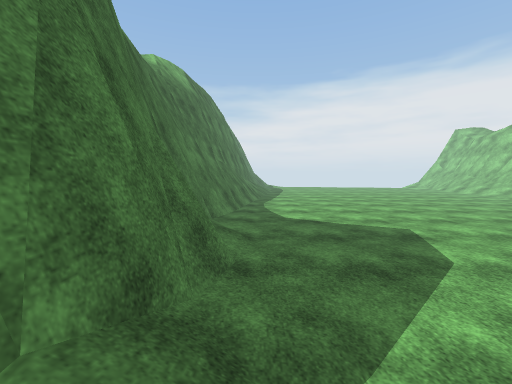
view 1 (above)

24 first-person views from a walk through a Unity game level. The camera is 1.5 m above the floor, tilts 4° down and sees 90° across. The floor is counted in squares, 1 m on a side. Each view is taken from the middle of a square. On the plan, view 1 faces up. The plan holds only what a view shows up to about 13 squares ahead; the rest is blank. The place goes on beyond the plan. The player is left out. Surface patterns are stand-ins for the level's own textures.

view 2
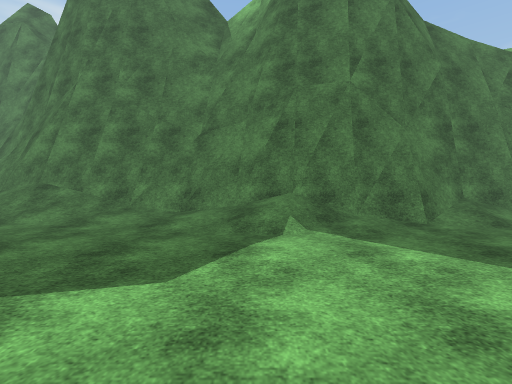

view 3
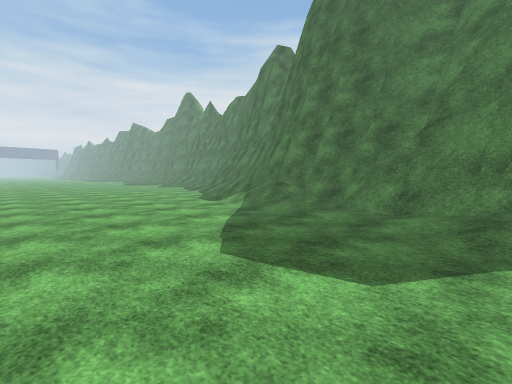

view 4
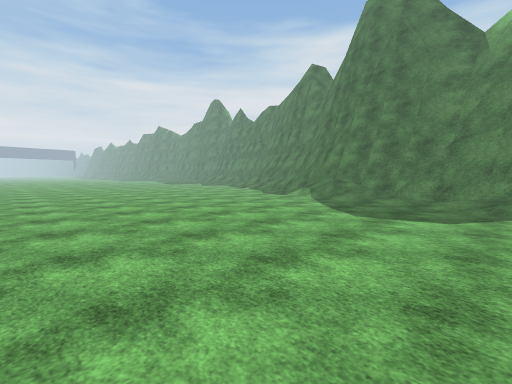

view 5
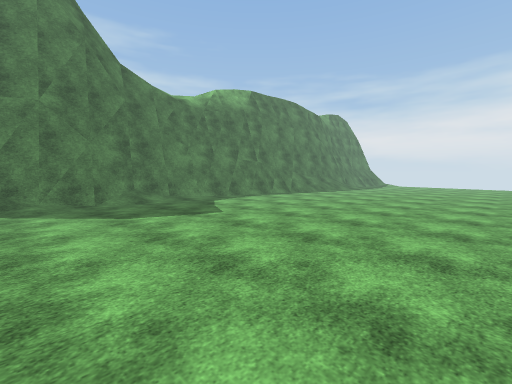

view 6
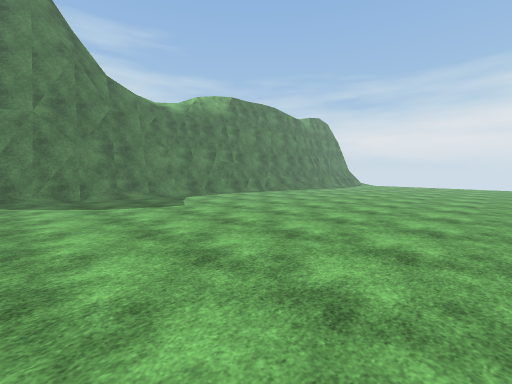

view 7
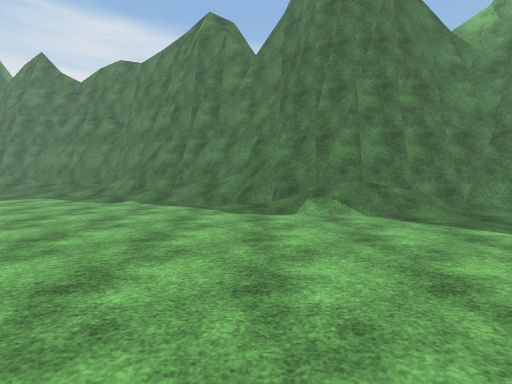

view 8
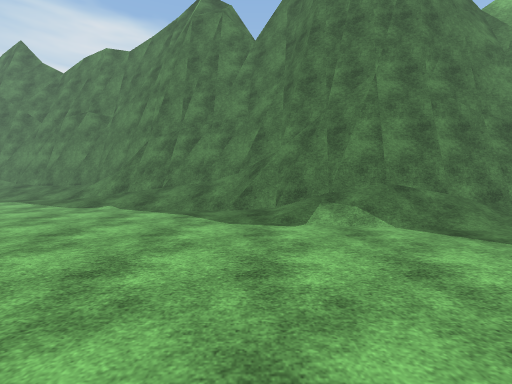

view 9
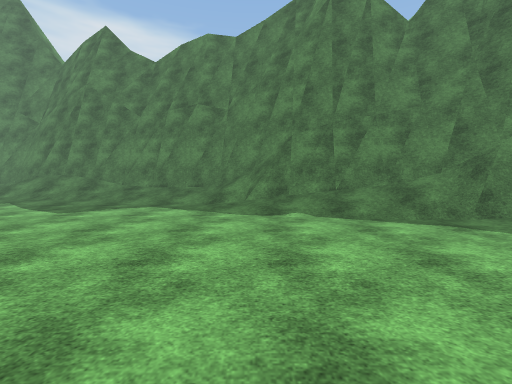

view 10
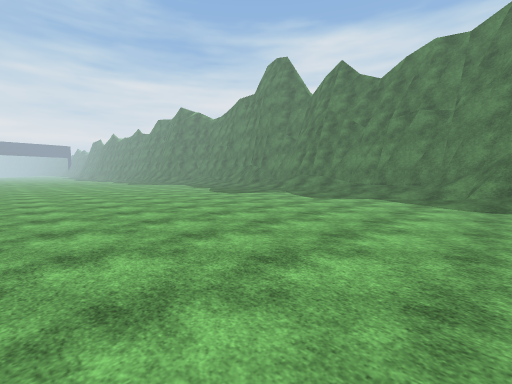

view 11
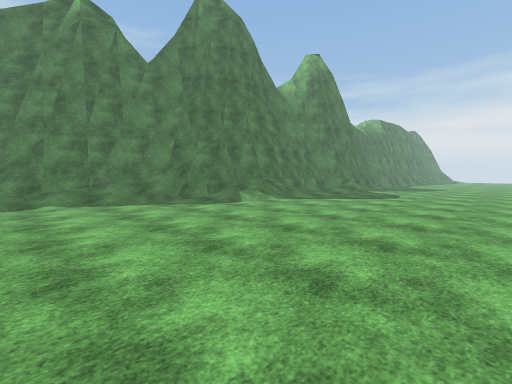

view 12
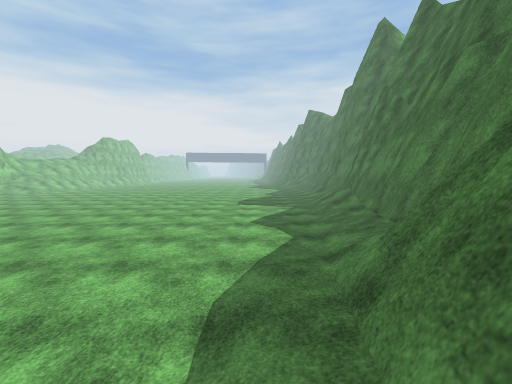

view 13
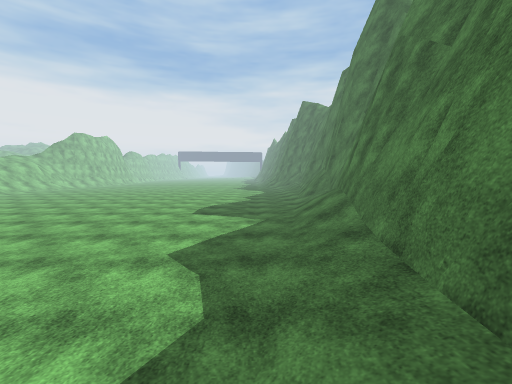

view 14
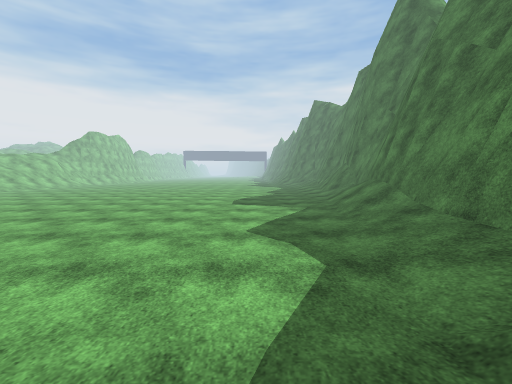

view 15
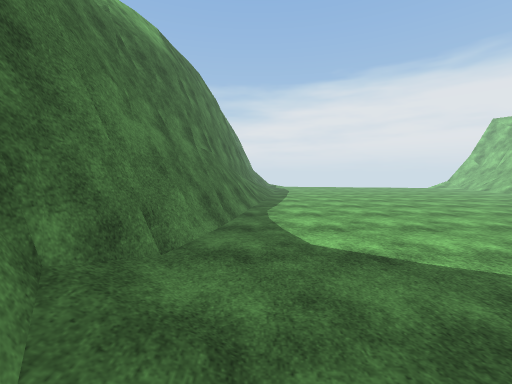

view 16
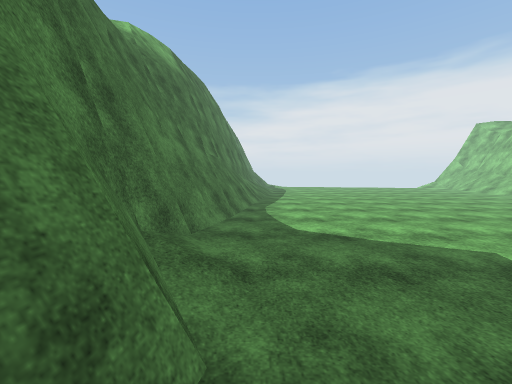

view 17
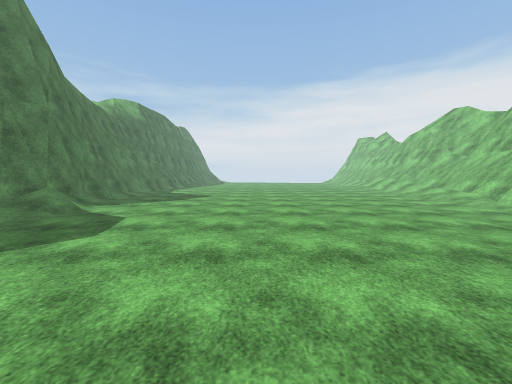

view 18
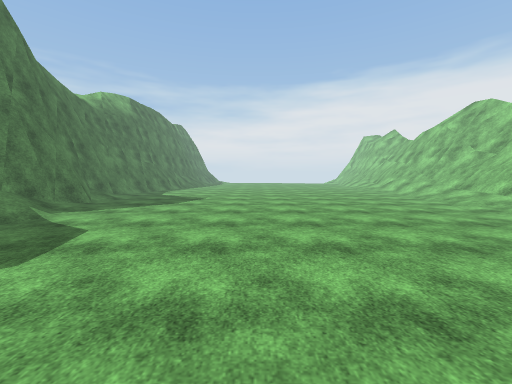

view 19
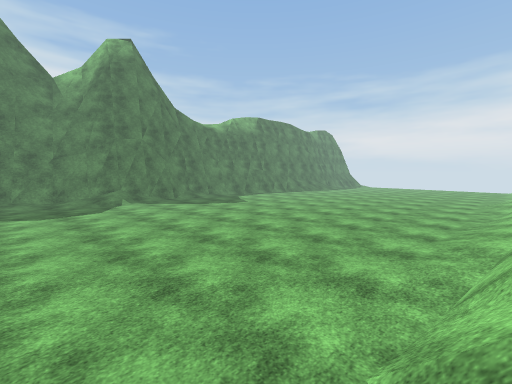

view 20
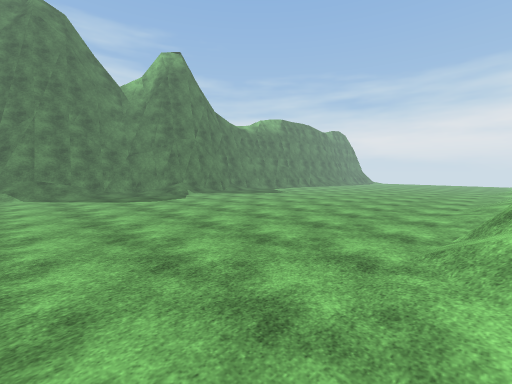

view 21
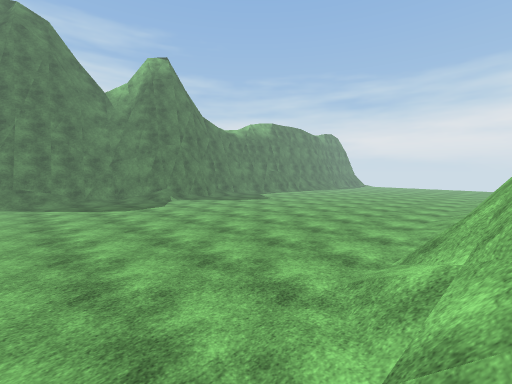

view 22
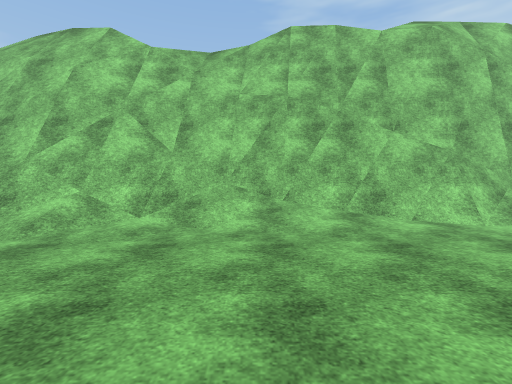

view 23
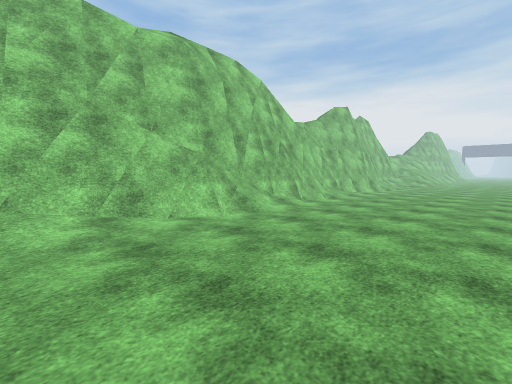

view 24
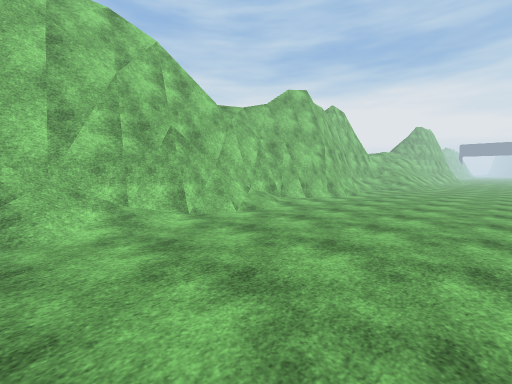

### Floor plan
Key: @ floor where view 1 was taken; # wall or solid block; . main floor; : floor 0.25 m higher than the main floor; / step, stairs or slope; = window, fence, low wall or low ledge; O other object.
Columns run from 11 left of view 1 to 22 right of it. Each row starts with its distance up from view 1.
 15          ##.................
 14          #=.................
 13          #=.................
 12          #=................. ./
 11          #..................../
 10          #..................../
  9          #..................../
  8          #/.................../
  7          #/.................../
  6          ##..................//
  5          ##..................//=#
  4           #..................//##
  3          ##................../=##
  2          ##/..................=#
  1          #=/..................=#
  0          #/@..................#
 -1         ##:/..................##
 -2         ##:................../O#
 -3         #=.................../O#
 -4         #=.................../=#
 -5         #/...................//#
 -6         #/..................../##
 -7         #//.................../##
 -8        ##//.................../=#
 -9        ##/....................//#
-10        #//....................//#
-11       ##//....................//#
-12      ###//.....................=#
-13     ###=....................../=#
-14     #=//.......................=#
-15     #=/........................##
-16     #//.............. .........##
-17    ##//..............  ........##
-18    ##//..............  ......../#
-19    #=/...............  ......../#
-20  ###=/..............   ......../#
-21  #==//............. .  ......../#
-22  #///...............   ........=#
-23  #//................   ......../#
-24 ##//................   ......../##
-25 ##/.................   ......../=#
-26 #//.................   ......../=#
-27 #//.................   ........//#
-28 #//.................   .........
-29 #//.................   ........
-30 #/..................   .......
-31 =/..................   ......
-32 //..................   .....
-33 //:.................   ....
-34 //..................   ...
-35 //..................   ..

Positions as (right, up) in squares from view 1, and headings:
1: (0, 0), facing up
2: (7, 0), facing left
3: (7, 0), facing down-left
4: (13, 0), facing down-left
5: (13, 2), facing up-left
6: (16, 2), facing up-left
7: (8, -13), facing left
8: (6, -13), facing left
9: (4, -21), facing left
10: (8, -20), facing down-left
11: (9, -21), facing up-left
12: (-6, -17), facing down
13: (-8, -22), facing down
14: (-6, -21), facing down
15: (0, 5), facing up
16: (0, 3), facing up
17: (8, -10), facing up
18: (8, -8), facing up
19: (19, -5), facing up-left
20: (19, -10), facing up-left
21: (20, -9), facing up-left
22: (12, -10), facing right
23: (12, -11), facing down-right
24: (12, -18), facing down-right
